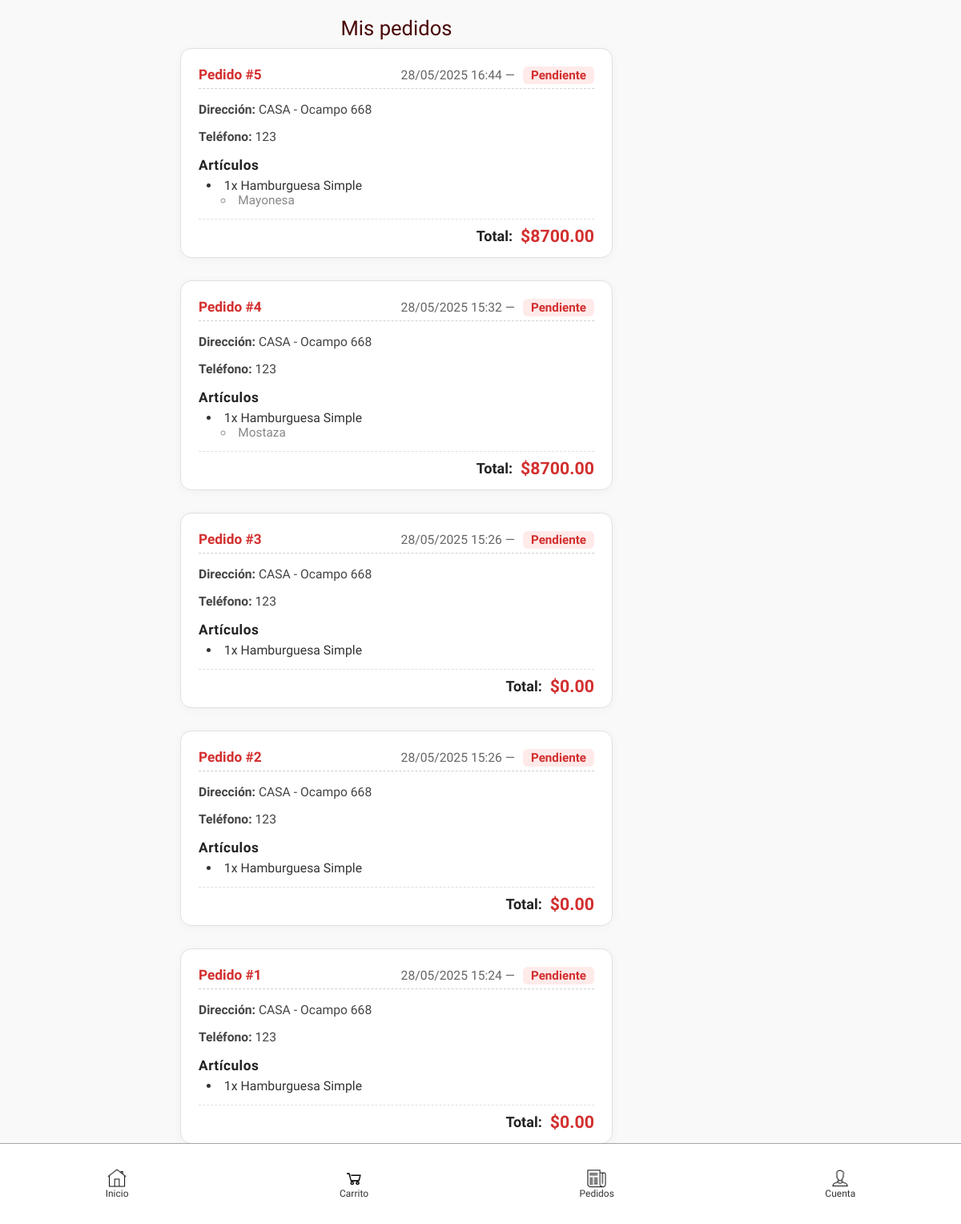
Before: /mis-pedidos/ (signed in) with the older database file.
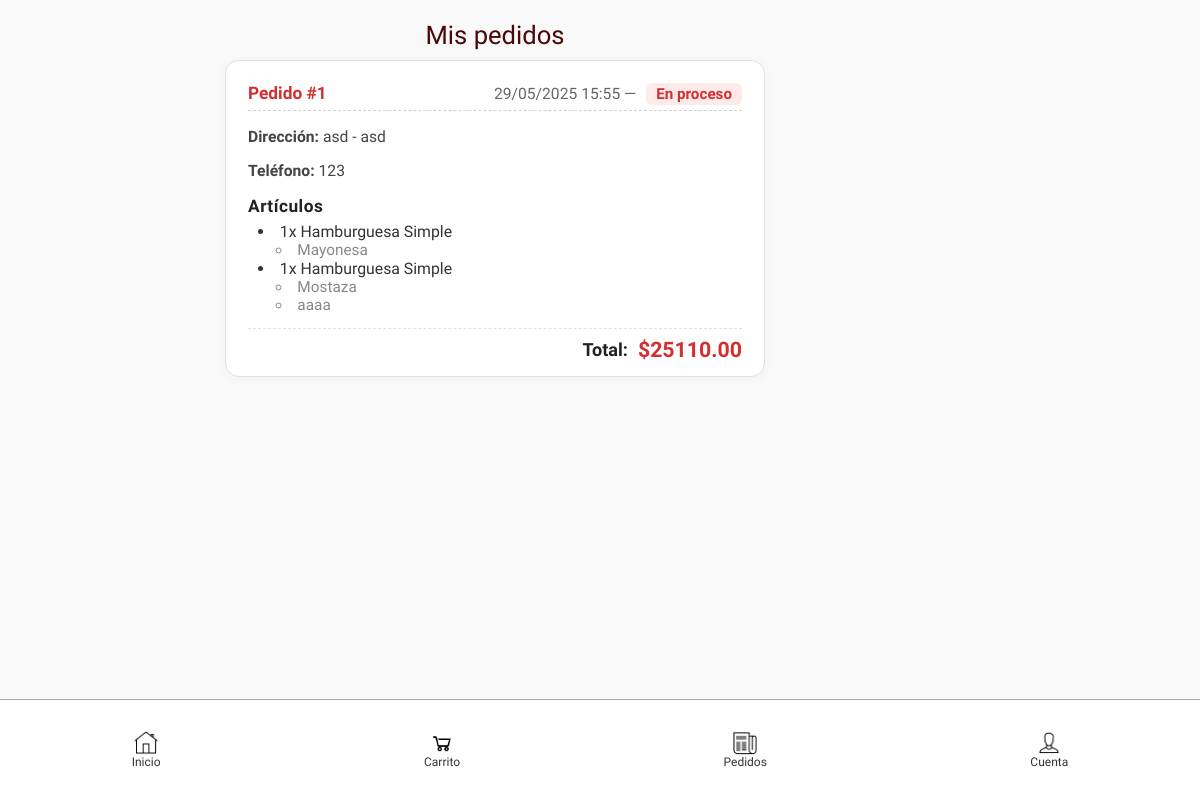
After: the same page with the newer database file.
### mi_app/models.py (models this page shows, shortened)
class Pedido(models.Model):
    ESTADOS = [
        ('pendiente', 'Pendiente'),
        ('proceso', 'En proceso'),
        ('listo', 'Listo para entregar'),
        ('entregado', 'Entregado'),
        ('cancelado', 'Cancelado'),
    ]
    cliente = models.ForeignKey(
        settings.AUTH_USER_MODEL,
        on_delete=models.CASCADE,
        related_name='pedidos',
        null=True, blank=True
    )
    cliente_nombre = models.CharField(max_length=100)
    cliente_direccion = models.CharField(max_length=200)
    cliente_telefono = models.CharField(max_length=20, blank=True)
    total = models.DecimalField(max_digits=10, decimal_places=2, default=0)
    estado = models.CharField(max_length=20, choices=ESTADOS, default='pendiente')
    fecha_creacion = models.DateTimeField(auto_now_add=True)

class PedidoProducto(models.Model):
    pedido = models.ForeignKey(Pedido, on_delete=models.CASCADE, related_name='items')
    producto = models.ForeignKey(Producto, on_delete=models.CASCADE)
    cantidad = models.PositiveIntegerField(default=1)
    opciones_seleccionadas = models.ManyToManyField(PersonalizacionOpcion, blank=True)
    nombre_producto = models.CharField(max_length=200)
    precio_producto = models.DecimalField(max_digits=10, decimal_places=2)

class Producto(models.Model):
    nombre = models.CharField(max_length=100)
    descripcion = models.TextField(blank=True)
    precio = models.DecimalField(max_digits=8, decimal_places=2)
    categoria = models.CharField(max_length=50)
    disponible = models.BooleanField(default=True)
    personalizable = models.BooleanField(default=False)
    campos_personalizacion = models.ManyToManyField('PersonalizacionCampo', blank=True, related_name='productos')
    imagen = models.ImageField(upload_to='productos/', blank=True, null=True)  # 👈 campo nuevo

class PersonalizacionOpcion(models.Model):
    campo = models.ForeignKey(PersonalizacionCampo, on_delete=models.CASCADE, related_name='opciones')
    nombre = models.CharField(max_length=100)
    precio_extra = models.DecimalField(max_digits=6, decimal_places=2, default=0)

### mi_app/views/pedidos.py (the view)
# urls.py: path('mis-pedidos/', views.mis_pedidos, name='mis_pedidos'),
@login_required
def mis_pedidos(request):
    pedidos = Pedido.objects.filter(cliente=request.user).order_by('-fecha_creacion')
    return render(request, 'cliente/mis_pedidos.html', {'pedidos': pedidos})

### mi_app/templates/cliente/mis_pedidos.html (shortened to what this page needs)
{% extends "base.html" %}
{% load static %}
{% block content %}
<h2>Mis pedidos</h2>
{% if pedidos %}
    <div class="recibos-lista">
        {% for pedido in pedidos %}
            <div class="recibo-pedido">
                <div class="recibo-header">
                    <span class="recibo-numero">Pedido #{{ pedido.id }}</span>
                    <span class="recibo-fecha-estado">
                        {{ pedido.fecha_creacion|date:"d/m/Y H:i" }} &mdash;
                        <span class="recibo-estado">{{ pedido.get_estado_display }}</span>
                    </span>
                </div>
                <div class="recibo-datos">
                    <p><strong>Dirección:</strong> {{ pedido.cliente_direccion }}</p>
                    <p><strong>Teléfono:</strong> {{ pedido.cliente_telefono }}</p>
                </div>
                <div class="recibo-articulos">
                    <h4>Artículos</h4>
                    <ul class="opciones-lista">
                        {% for item in pedido.items.all %}
                            <li>
                                {{ item.cantidad }}x {{ item.producto.nombre }}
                                {% if item.opciones_seleccionadas.all %}
                                    <ul>
                                        {% for op in item.opciones_seleccionadas.all %}
                                            <li>{{ op.nombre }}</li>
                                        {% endfor %}
                                    </ul>
                                {% endif %}
                            </li>
                        {% endfor %}
                    </ul>
                </div>
                <div class="recibo-total">
                    <span>Total:</span>
                    <span class="recibo-total-monto">${{ pedido.total }}</span>
                </div>
            </div>
        {% endfor %}
    </div>
{% else %}
    <div class="pedidos-vacio">
        <img src="{% static 'icons/pedidos.png' %}" alt="Sin pedidos" class="icono-pedidos-vacio" width="90" height="90">
        <p>No tienes pedidos realizados.</p>
    </div>
{% endif %}
{% endblock %}

### mi_app/templates/base.html (shortened to what this page needs)
{% load static %}
<!DOCTYPE html>
<html lang="es">
<head>
    <link rel="stylesheet" href="{% static 'css/base.css' %}">
</head>
<body>
    <main class="main-content">
        {% block content %}{% endblock %}
    </main>
    <nav class="bottom-nav">
        <a href="{% url 'catalogo_cliente' %}" class="nav-item{% if nav_active == 'inicio' %} active{% endif %}">
            <img src="{% static 'icons/inicio.png' %}" alt="Inicio" style="width:24px;height:24px;">
            <span>Inicio</span>
        </a>
        <a href="{% url 'ver_carrito' %}" class="nav-item{% if nav_active == 'carrito' %} active{% endif %}">
            <img src="{% static 'icons/carrito.png' %}" alt="Carrito" style="width:24px;height:24px;">
            <span>Carrito</span>
        </a>
        <a href="{% url 'mis_pedidos' %}" class="nav-item{% if nav_active == 'pedidos' %} active{% endif %}">
            <img src="{% static 'icons/pedidos.png' %}" alt="Pedidos" style="width:24px;height:24px;">
            <span>Pedidos</span>
        </a>
        <a href="{% url 'mi_cuenta' %}" id="btn-cuenta-nav" class="nav-item{% if nav_active == 'cuenta' %} active{% endif %}">
            <img src="{% static 'icons/cuenta.png' %}" alt="Cuenta" style="width:24px;height:24px;">
            <span>Cuenta</span>
        </a>
    </nav>
</body>
</html>

### mi_app/static/css/base.css (style rules this page uses)
body, h1, h2, h3, h4, h5, h6, p, a, span, div, input, button, select, textarea { font-family: 'Jockey One', Arial, sans-serif !important; }
body { margin: 0; background-color: #f9f9f9; color: #333; padding: 0 !important;; }
p { font-family: 'Jockey One', Arial, sans-serif; }
h2 { font-size: 1.5em; font-weight: normal; }
.main-content { max-width: 960px; margin: 0px; padding: 0 15px 80px; }
.bottom-nav { position: fixed; bottom: 0; left: 0; right: 0; height: 100px; background-color: #ffffff; border-top: 1px solid #a5a5a5; display: flex; justify-content: space-around; align-items: center; z-index: 999; }
.nav-item { display: flex; flex-direction: column; align-items: center; text-decoration: none; color: #333; font-size: 0.75rem; font-family: 'Jockey One', Arial, sans-serif; }
body { padding-bottom: 60px; }
main, #content, .content-container { padding-bottom: 80px; }
body { min-height: 100vh; display: flex; flex-direction: column; }

### mi_app/templates/cliente/mis_pedidos.html (style rules this page uses)
h2 { text-align: center; margin: 20px 0 10px; font-size: 1.6em; color: #4a0808; }
.recibos-lista { max-width: 540px; margin: 0 auto; display: flex; flex-direction: column; gap: 28px; padding-bottom: 20px; }
.recibo-pedido { background: #fff; border: 1.5px solid #e0e0e0; border-radius: 14px; box-shadow: 0 2px 12px rgba(80,80,80,0.04); padding: 22px 22px 14px 22px; font-family: 'Menlo', 'Consolas', monospace, Arial, sans-serif; position: relative; }
.recibo-header { display: flex; justify-content: space-between; align-items: center; border-bottom: 1.5px dashed #d0d0d0; padding-bottom: 7px; margin-bottom: 10px; }
.recibo-numero { font-weight: bold; color: #d32f2f; font-size: 1.08em; }
.recibo-fecha-estado { font-size: 0.98em; color: #666; }
.recibo-estado { background: #ffeaea; color: #d32f2f; border-radius: 6px; padding: 2px 10px; font-size: 0.97em; margin-left: 6px; font-weight: bold; }
.recibo-datos { margin-bottom: 10px; font-size: 0.98em; color: #444; }
.recibo-articulos h4 { margin: 10px 0 6px 0; font-size: 1.08em; color: #222; font-weight: bold; letter-spacing: 0.5px; }
.opciones-lista { margin: 0 0 0 10px; padding: 0; list-style: disc inside; font-size: 0.99em; }
.opciones-lista ul { margin: 0 0 0 18px; padding: 0; list-style: circle inside; font-size: 0.97em; color: #888; }
.recibo-total { display: flex; justify-content: flex-end; align-items: center; border-top: 1.5px dashed #e0e0e0; margin-top: 14px; padding-top: 8px; font-size: 1.13em; font-weight: bold; color: #222; }
.recibo-total-monto { color: #d32f2f; margin-left: 10px; font-size: 1.18em; }

Changed rows visible on the page:
removed Pedido: id "5", fecha_creacion "28/05/2025 16:44", estado "Pendiente", cliente_direccion "CASA - Ocampo 668", cliente_telefono "123", total "8700.00", PersonalizacionOpcion (nombre "Mayonesa")
removed PedidoProducto: cantidad "1", producto.nombre "Hamburguesa Simple", PersonalizacionOpcion (nombre "Mayonesa"), shown under "5"
removed Pedido: id "4", fecha_creacion "28/05/2025 15:32", estado "Pendiente", cliente_direccion "CASA - Ocampo 668", cliente_telefono "123", total "8700.00", PersonalizacionOpcion (nombre "Mostaza")
removed PedidoProducto: cantidad "1", producto.nombre "Hamburguesa Simple", PersonalizacionOpcion (nombre "Mostaza"), shown under "4"
removed Pedido: id "3", fecha_creacion "28/05/2025 15:26", estado "Pendiente", cliente_direccion "CASA - Ocampo 668", cliente_telefono "123", total "0.00"
removed PedidoProducto: cantidad "1", producto.nombre "Hamburguesa Simple", shown under "3"
removed Pedido: id "2", fecha_creacion "28/05/2025 15:26", estado "Pendiente", cliente_direccion "CASA - Ocampo 668", cliente_telefono "123", total "0.00", PedidoProducto (cantidad "1", producto.nombre "Hamburguesa Simple")
changed Pedido id 1: fecha_creacion "28/05/2025 15:24" → "29/05/2025 15:55"; estado "Pendiente" → "En proceso"; cliente_direccion "CASA - Ocampo 668" → "asd - asd"; gains PedidoProducto (cantidad "1", producto.nombre "Hamburguesa Simple"); total "0.00" → "25110.00"
changed PedidoProducto (number 1 of 2 on the later page): gains PersonalizacionOpcion (nombre "Mayonesa")
changed PedidoProducto (number 2 of 2 on the later page): gains PersonalizacionOpcion (nombre "Mostaza")
added PersonalizacionOpcion: nombre "aaaa", shown under PedidoProducto (number 2 of 2 on the later page)
